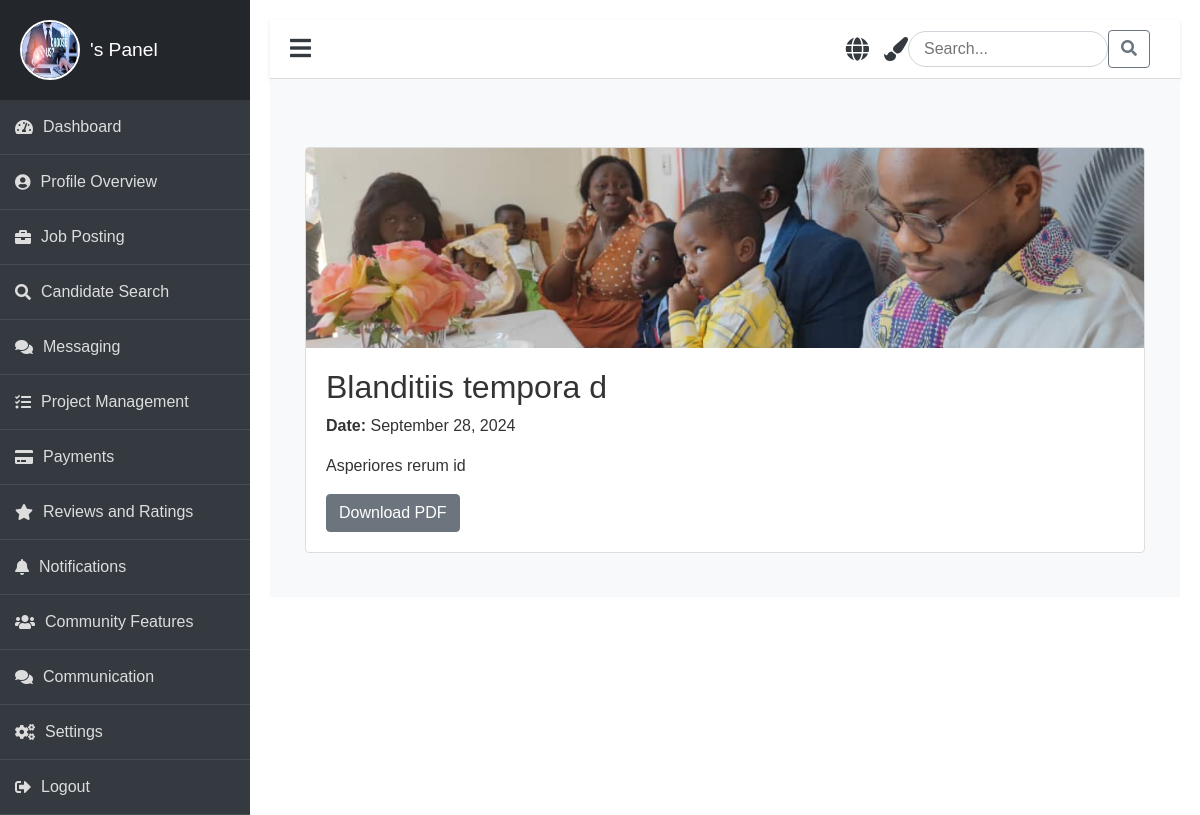
The app's page /communications/1/ with its own data.
### job/models.py (models this page shows, shortened)
class Communication(models.Model):
    title = models.CharField(max_length=200)
    description = models.TextField()
    photo = models.ImageField(upload_to='communications/')
    date = models.DateTimeField(auto_now_add=True)

### job/views.py (the view)
# urls.py: path('communications/<int:pk>/', views.communication_detail, name='communication_detail'),
def communication_detail(request, pk):
    communication = get_object_or_404(Communication, pk=pk)
    return render(request, 'panel/clients/communications/communication_detail.html', {'communication': communication})

### job/templates/panel/clients/communications/communication_detail.html (shortened to what this page needs)
{% extends "panel/base/base_clients.html" %}
{% load static %}
{% block content %}
<link rel="stylesheet" href="{% static 'css/communication.css' %}">
<div class="container mt-5">
    <div class="card mb-4">
        <img src="{{ communication.photo.url }}" class="card-img-top" alt="{{ communication.title }}">
        <div class="card-body">
            <h2>{{ communication.title }}</h2>
            <p><strong>Date:</strong> {{ communication.date|date:"F d, Y" }}</p>
            <p>{{ communication.description }}</p>
            <a href="{% url 'download_communication_pdf' communication.pk %}" class="btn btn-secondary">Download PDF</a>
        </div>
    </div>
</div>
{% endblock %}

### job/static/css/clients.css (style rules this page uses)
body { font-family: 'Arial', sans-serif; background-color: #f8f9fa; color: #333; margin: 0; padding: 0; overflow-x: hidden; }

### job/static/css/communication.css (style rules this page uses)
.container { margin-top: 20px; }
.card { border: 1px solid #ddd; transition: transform 0.3s ease; }
.card-img-top { height: 200px; object-fit: cover; }
.card-body { padding: 20px; }
.btn { margin-right: 10px; }

### records on screen
Communication: photo (picture), title "Blanditiis tempora d", date "September 28, 2024", description "Asperiores rerum id"
